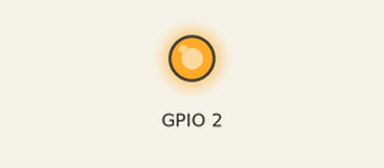
Simulated run of this program. Board: ESP32. Shown: output pins drawn as LEDs (lit = HIGH). WiFi joins after 1.5 s; servers stay silent unless stated; not simulated (calls return 0 or success): secrets.h.

Above: at 0.1 s.
At 1.6 s:
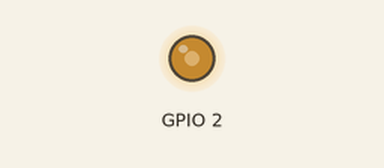
Timing chart, 0 to 3.1 s (numbered marks = the images above):
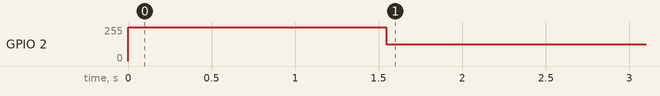

The program:

main.cpp
```cpp
#include "WiFi.h"
#include "debug.h"
#include "secrets.h"
#include <Arduino.h>
#include <ArduinoOTA.h>
#include <spdif.h>

#define CLIENT_ID_TEMPLATE "ATU-%06X"
#define CLIENT_ID_SIZE (sizeof(CLIENT_ID_TEMPLATE) + 5)

String deviceId;

void InitDeviceId() {
#if defined(DEVICE_ID)
  deviceId = DEVICE_ID;
#else
  char clientId[CLIENT_ID_SIZE];
  uint32_t nic = ESP.getEfuseMac() >> 24;
  uint32_t chipid = nic & 0xFF;
  chipid = chipid << 8;
  nic = nic >> 8;
  chipid = chipid | (nic & 0xFF);
  chipid = chipid << 8;
  nic = nic >> 8;
  chipid = chipid | (nic & 0xFF);
  snprintf(clientId, CLIENT_ID_SIZE, CLIENT_ID_TEMPLATE, chipid);
  deviceId = String(clientId);
#endif
}

const char *getDeviceId() {
  return deviceId.c_str();
}

void WiFiSTAConnect() {
  WiFi.disconnect();
  WiFi.mode(WIFI_STA);
  WiFi.setSleep(false);
#if (!defined(IP_CONFIGURATION_TYPE) || (IP_CONFIGURATION_TYPE == IP_CONFIGURATION_TYPE_DHCP))
  WiFi.config(INADDR_NONE, INADDR_NONE, INADDR_NONE);
#elif (defined(IP_CONFIGURATION_TYPE) && (IP_CONFIGURATION_TYPE == IP_CONFIGURATION_TYPE_STATIC))
#define IP(name, value) IPAddress name(value);
  IP(local_ip, IP_CONFIGURATION_ADDRESS);
  IP(local_mask, IP_CONFIGURATION_MASK);
  IP(gw, IP_CONFIGURATION_GW);
  WiFi.config(local_ip, gw, local_mask);
#elif
#error "Incorrect IP_CONFIGURATION_TYPE."
#endif
  WiFi.begin(WIFI_SSID, WIFI_PASSWORD);
  WiFi.setHostname(getDeviceId());
  WiFi.setAutoReconnect(true);
  WiFi.setTxPower(WIFI_POWER_19_5dBm);
}

void WiFiStationConnected(WiFiEvent_t event, WiFiEventInfo_t info) {
  _LOGI("main", "Connected to AP successfully!");
}

void wiFiStationDisconnected(WiFiEvent_t event, WiFiEventInfo_t info) {
  WiFiSTAConnect();
}

void wiFiGotIP(WiFiEvent_t event, WiFiEventInfo_t info) {
  _LOGI("main", "WiFi connected!");
  _LOGI("main", "IP address: %s", WiFi.localIP().toString().c_str());
  _LOGI("main", "IP hostname: %s", WiFi.getHostname());
}

void setupWiFi() {
  btStop();
  WiFiSTAConnect();
  WiFi.onEvent(WiFiStationConnected, SYSTEM_EVENT_STA_CONNECTED);
  WiFi.onEvent(wiFiStationDisconnected, SYSTEM_EVENT_STA_DISCONNECTED);
  WiFi.onEvent(wiFiGotIP, SYSTEM_EVENT_STA_GOT_IP);
#if defined(NTP_SERVER)
  sntp_setoperatingmode(SNTP_OPMODE_POLL);
  sntp_setservername(0, (char *)NTP_SERVER);
  sntp_init();
#endif
  if (WiFi.waitForConnectResult() != WL_CONNECTED) {
    _LOGE("main", "Wifi connection failed!");
  }
}

uint16_t data[32];

void setup() {
  InitDeviceId();
  pinMode(BUILTIN_LED, OUTPUT);
  Serial.begin(115200);
  digitalWrite(BUILTIN_LED, !digitalRead(BUILTIN_LED));
  setupWiFi();
  digitalWrite(BUILTIN_LED, !digitalRead(BUILTIN_LED));
  debugInit();
  ArduinoOTA.setMdnsEnabled(true);
  ArduinoOTA.setHostname(getDeviceId());
  ArduinoOTA.begin();

  spdif_init(44100); // initailize S/PDIF driver
}

void loop() {
  spdif_write(&data, sizeof(data));
  debugLoop();
  ArduinoOTA.handle();
  digitalWrite(BUILTIN_LED, !digitalRead(BUILTIN_LED));
}
```

debug.h
```cpp
/*
 * debug.h
 *
 *  Created on: 15Nov.,2017
 *      Author: ziss
 */

#ifndef DEBUG_H_
#define DEBUG_H_

#include <Arduino.h>
#include <stdio.h>

void __null_debug_transport(const char *) {};

typedef void (*debug_transport_t)(const char *);
debug_transport_t __debug_transport = __null_debug_transport;

debug_transport_t set_debug_transport(debug_transport_t new_transport) {
  debug_transport_t res = __debug_transport;
  __debug_transport = new_transport;
  return res;
}

#if defined(MECH_DEBUG)

int debug_log_printf(const char* format, ...) {
  static char loc_buf[64];
  char* temp = loc_buf;
  int len;
  va_list arg;
  va_list copy;
  va_start(arg, format);
  va_copy(copy, arg);
  len = vsnprintf(NULL, 0, format, arg);
  va_end(copy);
  if (len >= sizeof(loc_buf)) {
    temp = (char*)malloc(len + 1);
    if (temp == NULL) {
      return 0;
    }
  }
  vsnprintf(temp, len + 1, format, arg);
  __debug_transport(temp);
  va_end(arg);
  if (len >= sizeof(loc_buf)) {
    free(temp);
  }
  return len;
}

#define __ASSERT_USE_STDERR
#include <assert.h>

#if defined(ESP32)

#if defined(SYSLOG_SERVER)

#include "WiFi.h"
#include <Syslog.h>

WiFiUDP udpClient;
Syslog syslog(udpClient, SYSLOG_SERVER, SYSLOG_PORT, SYSLOG_DEVICE_HOSTNAME, SYSLOG_APP_NAME, LOG_KERN, SYSLOG_PROTO_BSD);
#if defined(SYSLOG_EARLY_LOG)
static bool __sysLogEnabled = true;
#else
static bool __sysLogEnabled = false;
#endif

#define _LOGE(tag, fmt, ...)                                           \
  {                                                                    \
    ESP_LOGE(tag, fmt, ##__VA_ARGS__);                                 \
    if (__sysLogEnabled)                                               \
      syslog.logf(LOG_ERR, ARDUHAL_LOG_FORMAT(E, fmt), ##__VA_ARGS__); \
    debug_log_printf(ARDUHAL_LOG_FORMAT(E, fmt), ##__VA_ARGS__);       \
  }
#define _LOGW(tag, fmt, ...)                                               \
  {                                                                        \
    ESP_LOGW(tag, fmt, ##__VA_ARGS__);                                     \
    if (__sysLogEnabled)                                                   \
      syslog.logf(LOG_WARNING, ARDUHAL_LOG_FORMAT(W, fmt), ##__VA_ARGS__); \
    debug_log_printf(ARDUHAL_LOG_FORMAT(E, fmt), ##__VA_ARGS__);       \
  }
#define _LOGI(tag, fmt, ...)                                            \
  {                                                                     \
    ESP_LOGI(tag, fmt, ##__VA_ARGS__);                                  \
    if (__sysLogEnabled)                                                \
      syslog.logf(LOG_INFO, ARDUHAL_LOG_FORMAT(I, fmt), ##__VA_ARGS__); \
    debug_log_printf(ARDUHAL_LOG_FORMAT(E, fmt), ##__VA_ARGS__);       \
  }
#define _LOGD(tag, fmt, ...)                                             \
  {                                                                      \
    ESP_LOGD(tag, fmt, ##__VA_ARGS__);                                   \
    if (__sysLogEnabled)                                                 \
      syslog.logf(LOG_DEBUG, ARDUHAL_LOG_FORMAT(D, fmt), ##__VA_ARGS__); \
    debug_log_printf(ARDUHAL_LOG_FORMAT(E, fmt), ##__VA_ARGS__);       \
  }
#define _LOGV(tag, fmt, ...)                                             \
  {                                                                      \
    ESP_LOGV(tag, fmt, ##__VA_ARGS__);                                   \
    if (__sysLogEnabled)                                                 \
      syslog.logf(LOG_DEBUG, ARDUHAL_LOG_FORMAT(V, fmt), ##__VA_ARGS__); \
    debug_log_printf(ARDUHAL_LOG_FORMAT(E, fmt), ##__VA_ARGS__);       \
  }

#else

#define _LOGE(tag, fmt, ...)           \
  {                                    \
    ESP_LOGE(tag, fmt, ##__VA_ARGS__); \
    debug_log_printf(ARDUHAL_LOG_FORMAT(E, fmt), ##__VA_ARGS__);       \
  }
#define _LOGW(tag, fmt, ...)           \
  {                                    \
    ESP_LOGW(tag, fmt, ##__VA_ARGS__); \
    debug_log_printf(ARDUHAL_LOG_FORMAT(E, fmt), ##__VA_ARGS__);       \
  }
#define _LOGI(tag, fmt, ...)           \
  {                                    \
    ESP_LOGI(tag, fmt, ##__VA_ARGS__); \
    debug_log_printf(ARDUHAL_LOG_FORMAT(E, fmt), ##__VA_ARGS__);       \
  }
#define _LOGD(tag, fmt, ...)           \
  {                                    \
    ESP_LOGD(tag, fmt, ##__VA_ARGS__); \
    debug_log_printf(ARDUHAL_LOG_FORMAT(E, fmt), ##__VA_ARGS__);       \
  }
#define _LOGV(tag, fmt, ...)           \
  {                                    \
    ESP_LOGV(tag, fmt, ##__VA_ARGS__); \
    debug_log_printf(ARDUHAL_LOG_FORMAT(E, fmt), ##__VA_ARGS__);       \
  }

#endif

inline void debugInit() {
}

void debugLoop() {
}

#elif defined(__AVR__)
static FILE debugout = {0};

static int debug_putchar(char c, FILE *stream) {
  if (__dbg_buff_ptr >= BUFF_SIZE) {
    icsc.send(ID_HAL100, (char)cmdDebug, __dbg_buff_ptr, &__dbg_buff[0]);
    __dbg_buff_ptr = 0;
  }
  __dbg_buff[__dbg_buff_ptr] = c;
  __dbg_buff_ptr++;
  return 1;
}

inline void debugInit() {
  fdev_setup_stream(&debugout, debug_putchar, NULL, _FDEV_SETUP_WRITE);
  stdout = &debugout;
  stderr = &debugout;
}

void debugLoop() {
  if (__dbg_buff_ptr > 0) {
    icsc.send(ID_HAL100, (char)cmdDebug, __dbg_buff_ptr, &__dbg_buff[0]);
    __dbg_buff_ptr = 0;
  }
}

#else

inline void debugInit() {
}

void debugLoop() {
}

#endif

#else

inline void debugInit() {
}

inline void debugLoop() {
}

//#define assert(expression)
#define _LOGE(tag, fmt, ...)
#define _LOGW(tag, fmt, ...)
#define _LOGI(tag, fmt, ...)
#define _LOGD(tag, fmt, ...)
#define _LOGV(tag, fmt, ...)

#endif

#endif /* DEBUG_H_ */
```

Measured:
- by itself, GPIO 2: 255/255 → 126/255 at 1.5 s
